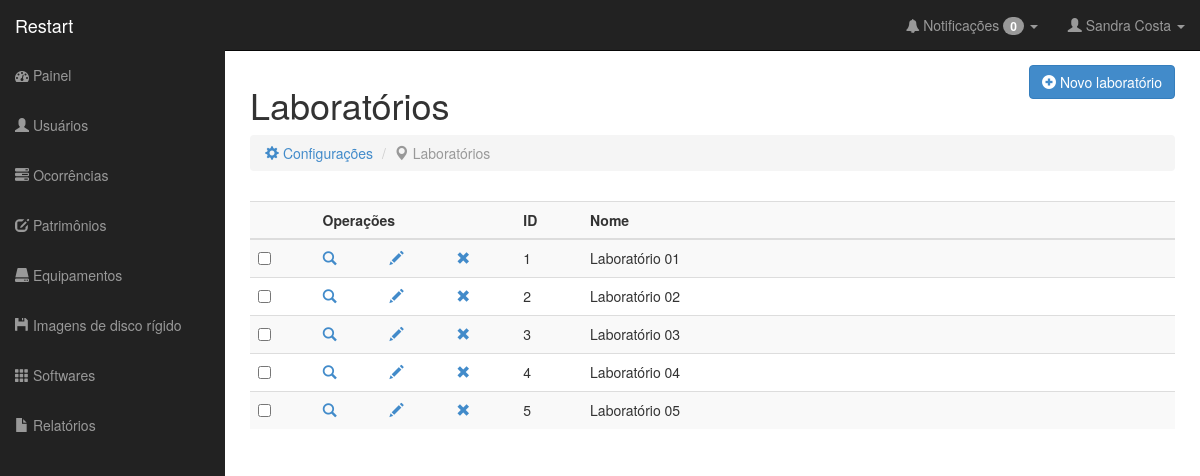
The app's page /laboratorios.php (signed in) with its own data.
### tables this page shows
CREATE TABLE IF NOT EXISTS `Laboratorio` (
  `id` INT NOT NULL AUTO_INCREMENT,
  `nome` VARCHAR(14) NOT NULL,
  PRIMARY KEY (`id`));

### classes/db.class.php (called while the page is built)
<?php
	class DB{
		var $serverDB	= 'localhost';
		var $tabelaDB	= 'restart';
		var $userDB		= 'root';
		var $senhaDB	= '';
		function conectaDB(){
			$db = new mysqli($this->serverDB, $this->userDB, $this->senhaDB, $this->tabelaDB);
			if ($db->connect_errno) {
				return false;
				die($db->connect_error);
			}
			else {
				$db->set_charset("utf8");
				return $db;
			}
		}
	}
?>

### classes/laboratorio.class.php (called while the page is built, shortened)
<?php
require_once 'db.class.php';
class Laboratorio extends DB {
	private $db;
	public function __construct(){
		$this->db = parent::conectaDB();
	}
	public function listarLaboratorios(){
		if ($result	= $this->db->query("SELECT * FROM laboratorio ORDER BY id ASC ")) {
			if ($result->num_rows) {
				$rows = $result->fetch_all(MYSQLI_ASSOC);
				return $rows;
			}
			else return 'Nenhum laboratório foi encontrado.';
		}
		else return ($this->db->error);
	}
}

### laboratorios.php (the view, shortened to what this page needs)
<?php
include 'classes/log.class.php';
include 'classes/laboratorio.class.php';
  include 'nucleo/cabecario.php';
  include("nucleo/barraLateral.php");
?>
<div id="page-wrapper">
  <div class="row">
    <div class="col-lg-6">
      <h1>Laboratórios</h1>
    </div>
    <div class="col-lg-6" align="right">
      <a href="cadLaboratorio.php"><button type="button" class="btn btn-primary"><i class="glyphicon glyphicon-plus-sign"></i> Novo laboratório</button></a>
    </div>
  </div>
  <div class="row">
    <div class="col-lg-12">
      <ol class="breadcrumb">
        <li><a href="configuracoes.php"><i class="glyphicon glyphicon-cog"></i> Configurações</a></li>
        <li class="active"><i class="glyphicon glyphicon-map-marker"></i> Laboratórios</li>
      </ol>
    </div>
  </div>
  <div class="row">
    <div class="col-lg-12">
      <div class="table-responsive">
        <table id="" class="table table-striped table-hover ">
          <p>
            <tr>
              <th></th>
              <th colspan="3">Operações</th>
              <th>ID</th>
              <th>Nome</th>
              <th></th>
              <th></th>
              <th></th>
              <th></th>
              <th></th>
              <th></th>
              <th></th>
              <th></th>
              <th></th>
              <th></th>
            </tr>
            <tbody>
              <?php
                $listaLab    = new Laboratorio;
                $result     = $listaLab->listarLaboratorios();
                if (is_array($result)) {
                  foreach ($result as $row) {
                     echo "<tr id='fooTr'>
                          <td><input type='checkbox' name='foo[]' id='foo[]' value='".$row['id']."'></td>
				                  <td>
                            <a title='Ver laboratório' href='verLaboratorio.php?l=".$row['id']."' >
                              <i class='glyphicon glyphicon-search'></i>
                            </a>
                          </td>
                          <td>
                            <a title='Editar laboratório' href='alterarLaboratorio.php?l=".$row['id']."' >
                              <i class='glyphicon glyphicon-pencil'></i>
                            </a>
                          </td>
                          <td>
                            <a title='Excluir laboratório' data-toggle='modal' data-id='".$row['id']."' href='#modal_excLaboratorioSimples' class='abre-excluirModal'>
                               <i class='glyphicon glyphicon-remove'></i>
                            </a>
                          </td>
                          <td>" . $row['id'] . "</td>
                          <td>". $row['nome'] . "</td>
                          <td></td>
                            <td></td>
                            <td></td>
                            <td></td>
                            <td></td><td></td>
                            <td></td>
                            <td></td>
                            <td></td>
                            <td></td>
                        </tr>";
                    }
                  } else echo
                        " <tr>
                            <td></td>
                            <td>". $result."</td>
                            <td></td>
                            <td></td>
                            <td></td>
                            <td></td>
                            <td></td>
                            <td></td>
                            <td></td> <td></td> <td></td> <td></td> <td></td> <td></td> <td></td> <td></td>
                          </tr>";
            ?>
            </tbody>
          </table>
        </div>
      </div>
    </div>
  </div>
</div>
</body>
</html>

### css/sb-admin.css (style rules this page uses)
body { margin-top: 50px; }
#page-wrapper { width: 100%; padding: 5px 15px; }
@media (min-width:768px) { #page-wrapper { padding: 15px 25px; } }

### nucleo/cabecario.php (style rules this page uses)
a:link { text-decoration: none; }

### records on screen
laboratorio: id "1", nome "Laboratório 01"
laboratorio: id "2", nome "Laboratório 02"
laboratorio: id "3", nome "Laboratório 03"
laboratorio: id "4", nome "Laboratório 04"
laboratorio: id "5", nome "Laboratório 05"

### other values on screen
$row['count'] "0"
$_SESSION['nome'] "Sandra"
$_SESSION['sobrenome'] "Costa"
